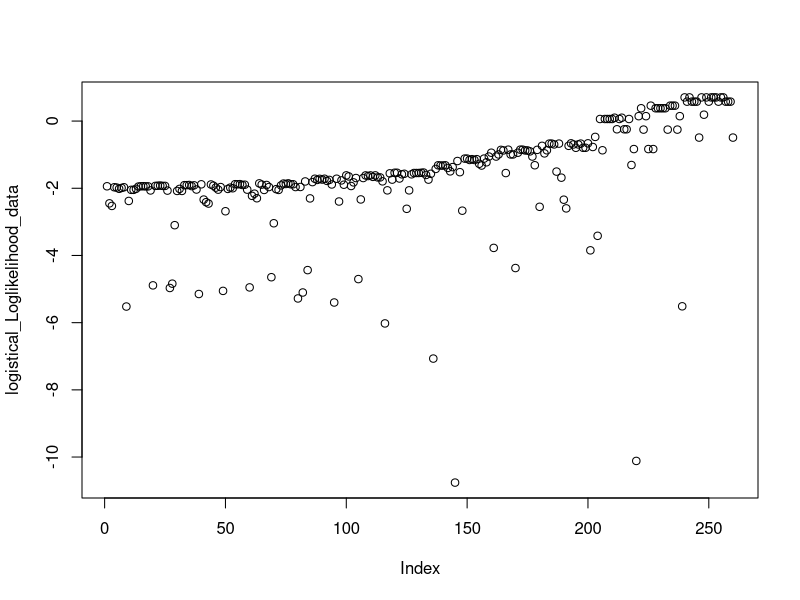
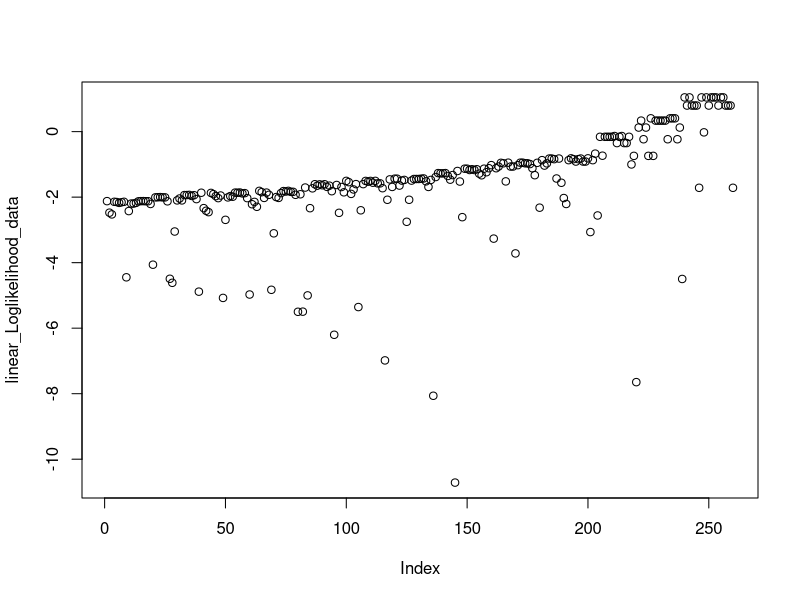
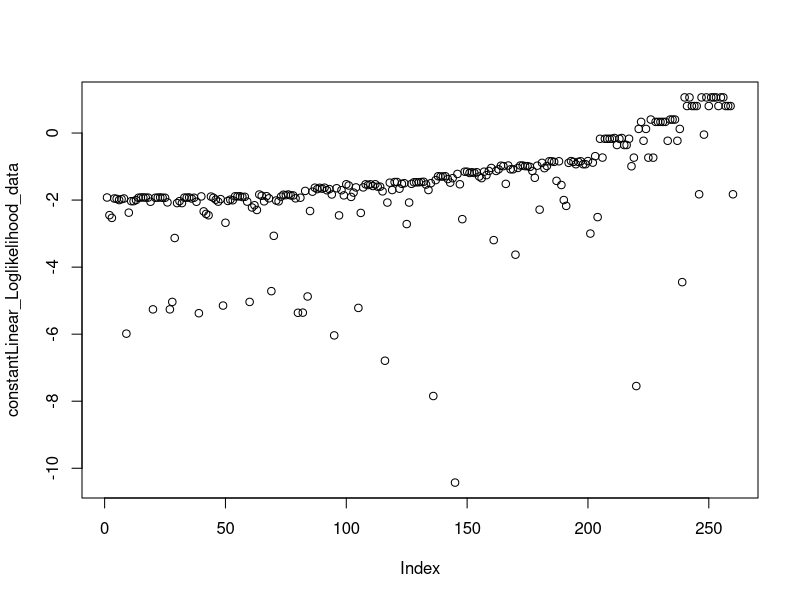
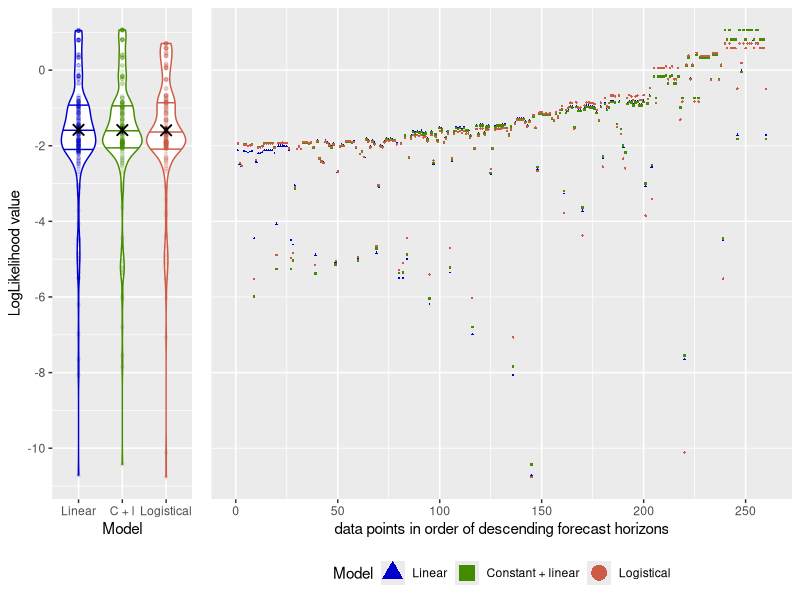

The R script that drew these images, in order:

library(readxl)
library(ggplot2)
library(ggridges)
library(scales)
library(magrittr) #for pipes 
library(dplyr)
library(tidyverse) # plotting and manipulation
library(grid)      # combining plots
library(gridExtra) # combining plots
library(ggpubr)    # combining plots
library(patchwork) # combining plots


#load excel file with transformed forecasts (including realization and naive prediction)
prediction_data_transformed <- as.data.frame(read_excel("prediction_data_transformed.xlsx"))

prediction_data_transformed <- prediction_data_transformed %>% 
  filter(!grepl('Unconditional prediction', INSTITUTION)) #remove Naive prediction from data set 


prediction_data_transformed <- prediction_data_transformed %>% 
  filter(!grepl('Statistisches Bundesamt', INSTITUTION)) #remove true GDP values from data set




#define logistical likelihood function
likelihood_logistic <- function(b, data) {
  alpha <- b[1]
  beta <- b[2]
  gamma <- b[3]
  likeli <- 0
  for(i in 1:nrow(data)) {
    #define standart deviation
    sd <- alpha / (1 + exp(-beta * (data[i,1] - gamma)))
    #define likelihood value 
    likeli <- likeli - 1/2 * log(2 * pi * (sd)^2) - (data[i,2]^2) / (2 * (sd)^2)
  }
  return (-1 * likeli) #optim function minimizes --> -1 * 
}



#define linear likelihood function
likelihood_linear <-function(b, data) {
  b1 <- b[1]
  b2 <- b[2]
  likeli <- 0
  for(i in 1:nrow(data)) {
    likeli <- likeli - 1/2 * log(2 * pi * (b1 - b2 * data[i,1])^2) - (data[i,2]^2) / (2 * (b1-b2*data[i,1])^2)
  }
  return (-1 * likeli) #optim function minimizes --> -1 * 
}



#define constant+linear likelihood function
likelihood_constantLinear <- function(b, data) {
  b1 <- b[1]
  b2 <- b[2]
  switch <- b[3]
  likeli <- 0
  for(i in 1:nrow(data)) {
    #define sd 
    if (data[i,1] <= switch) {
      sd <- b1 - b2 * switch
    } else {
      sd <- b1 - b2 * data[i,1]
    }
    likeli <- likeli - 1/2 * log(2 * pi * (sd)^2) - (data[i,2]^2) / (2 * (sd)^2)
  }
  return (-1 * likeli) #optim function minimizes --> -1 * 
}




#get data needed for ML 
ml_data <- select(prediction_data_transformed, LAG_in_months, PREL_ERROR) 
ml_data <- cbind(as.numeric(ml_data[,1]), ml_data[,2])
#order rows of data matrix in ascending order regarding forecasting horizon
ml_data_ordered <- ml_data[order(ml_data[,1], decreasing = FALSE),]


#Set parameter for k-cross validation 
#must be divisor of length(ml_data_ordered) = 260
k <- nrow(ml_data_ordered) # length of resulting data sets = 260/260 = 1
length_of_data_set <- nrow(ml_data_ordered) / k 


#for calculating average Loglikelihood (performance comparison)
logistical_loglikeli_sum <- 0
linear_loglikeli_sum <- 0 
constantLinear_loglikeli_sum <- 0

#for plotting Loglikelihood for every data point
logistical_Loglikelihood_data <- rep(0, times = k)
linear_Loglikelihood_data <- rep(0, times = k)
constantLinear_Loglikelihood_data <- rep(0, times = k)

#for calculating average b-vector 
logistical_b_vector_sum <- rep(0, times = 3)
linear_b_vector_sum <- rep(0, times = 2)
constantLinear_b_vector_sum <- rep(0, times = 3)

#for showing which data points influence b-vector optimization most 
logistical_b_vector_data <- matrix(0, nrow = k, ncol = 3)
linear_b_vector_data <- matrix(0, nrow = k, ncol = 2)
constantLinear_b_vector_data <- matrix(0, nrow = k, ncol = 3)



#iterating through the entire data set 
for (j in 0 : (k - 1)) {
  
  
  #split data set into validation and training data
  lower_bound <- (length_of_data_set*j)+1
  upper_bound <- length_of_data_set*(j+1)
  validation_data_temp <- matrix(ml_data_ordered[lower_bound : upper_bound,], ncol = 2)
  training_data_temp <- matrix(ml_data_ordered[-lower_bound : -upper_bound,], ncol = 2)
  
  
  #training and validation of the three models
      #logistical 
      logistical_b_vector_temp<- optim(par = c(2.79,-0.27,-9.5), fn = likelihood_logistic, data = training_data_temp)
      logistical_b_vector_data[j+1,] <- logistical_b_vector_temp$par
      logistical_b_vector_sum <- logistical_b_vector_sum + logistical_b_vector_temp$par
  
      logistical_likelihood_temp <- -1 * likelihood_logistic(logistical_b_vector_temp$par, validation_data_temp)
      logistical_Loglikelihood_data[j+1] <- logistical_likelihood_temp
      logistical_loglikeli_sum <- logistical_loglikeli_sum + logistical_likelihood_temp
      
      #linear 
      linear_b_vector_temp<- optim(par = c(0.1375,0.1271), fn = likelihood_linear, data = training_data_temp)
      linear_b_vector_data[j+1,] <- linear_b_vector_temp$par
      linear_b_vector_sum <- linear_b_vector_sum + linear_b_vector_temp$par
      
      linear_likelihood_temp <- -1 * likelihood_linear(linear_b_vector_temp$par, validation_data_temp)
      linear_Loglikelihood_data[j+1] <- linear_likelihood_temp
      linear_loglikeli_sum <- linear_loglikeli_sum + linear_likelihood_temp
      
      #constant+linear 
      constantLinear_b_vector_temp<- optim(par = c(0.1350,0.1307,-19.5353), fn = likelihood_constantLinear, data = training_data_temp)
      constantLinear_b_vector_data[j+1,] <- constantLinear_b_vector_temp$par
      constantLinear_b_vector_sum <- constantLinear_b_vector_sum + constantLinear_b_vector_temp$par
      
      constantLinear_likelihood_temp <- -1 * likelihood_constantLinear(constantLinear_b_vector_temp$par, validation_data_temp)
      constantLinear_Loglikelihood_data[j+1] <- constantLinear_likelihood_temp
      constantLinear_loglikeli_sum <- constantLinear_loglikeli_sum + constantLinear_likelihood_temp
      
      
      
}


#calculating means 
      #logistical
      logistical_loglikeli_mean <- logistical_loglikeli_sum / k
      logistical_b_vector_mean <- logistical_b_vector_sum / k 
      
      #linear
      linear_loglikeli_mean <- linear_loglikeli_sum / k
      linear_b_vector_mean <- linear_b_vector_sum / k 
      
      #constant + linear 
      constantLinear_loglikeli_mean <- constantLinear_loglikeli_sum / k
      constantLinear_b_vector_mean <- constantLinear_b_vector_sum / k 
    

#printing means 
      #logistical
      print(logistical_b_vector_mean)
      print(logistical_loglikeli_mean)
      
      #linear
      print(linear_b_vector_mean)
      print(linear_loglikeli_mean)
      
      #linear
      print(constantLinear_b_vector_mean)
      print(constantLinear_loglikeli_mean)

#plot LogLikelihood values for all 260 data points 
      plot(logistical_Loglikelihood_data)
      plot(linear_Loglikelihood_data)
      plot(constantLinear_Loglikelihood_data)

      

#student's t-test for different expected values
t.test(linear_Loglikelihood_data, constantLinear_Loglikelihood_data, var.equal = TRUE, alternative = "two.sided")      
t.test(linear_Loglikelihood_data, logistical_Loglikelihood_data, var.equal = TRUE, alternative = "two.sided")      
t.test(constantLinear_Loglikelihood_data, logistical_Loglikelihood_data, var.equal = TRUE, alternative = "two.sided")      


#calculate means for forecast horizon larger than 19.5353      

smaller <- filter(as.data.frame(ml_data_ordered), V1 <= -19.5353) %>% nrow()

linear_logLikelihood_long <- linear_Loglikelihood_data[1:smaller]
linear_logLikelihood_short <- linear_Loglikelihood_data[(smaller + 1):length(linear_Loglikelihood_data)]

constantLinear_logLikelihood_long <- constantLinear_Loglikelihood_data[1:smaller]
constantLinear_logLikelihood_short <- constantLinear_Loglikelihood_data[(smaller + 1):length(constantLinear_Loglikelihood_data)]

logistical_logLikelihood_long <- logistical_Loglikelihood_data[1:smaller]
logistical_logLikelihood_short <- logistical_Loglikelihood_data[(smaller + 1):length(logistical_Loglikelihood_data)]


linear_logLikelihood_mean_long <- mean(linear_logLikelihood_long)
constantLinear_logLikelihood_mean_long <- mean(constantLinear_logLikelihood_long)
logistical_logLikelihood_mean_long <- mean(logistical_logLikelihood_long)
print(linear_logLikelihood_mean_long)
print(constantLinear_logLikelihood_mean_long)
print(logistical_logLikelihood_mean_long)


linear_logLikelihood_mean_short <- mean(linear_logLikelihood_short)
constantLinear_logLikelihood_mean_short <- mean(constantLinear_logLikelihood_short)
logistical_logLikelihood_mean_short <- mean(logistical_logLikelihood_short)
print(linear_logLikelihood_mean_short)
print(constantLinear_logLikelihood_mean_short)
print(logistical_logLikelihood_mean_short)

t.test(linear_logLikelihood_long, constantLinear_logLikelihood_long, var.equal = TRUE, alternative = "two.sided")      
t.test(linear_logLikelihood_long, logistical_logLikelihood_long, var.equal = TRUE, alternative = "two.sided")      
t.test(constantLinear_logLikelihood_long, logistical_logLikelihood_long, var.equal = TRUE, alternative = "two.sided")      



#manipulate data for joint plot 

logistical_data <- cbind(c(1:length(logistical_Loglikelihood_data)), 
                         logistical_Loglikelihood_data, 
                         rep("Logistical", times = length(logistical_Loglikelihood_data)),
                         ml_data_ordered[,1])
linear_data <- cbind(c(1:length(linear_Loglikelihood_data)), 
                     linear_Loglikelihood_data, 
                     rep("Linear", times = length(linear_Loglikelihood_data)),
                     ml_data_ordered[,1])
constantLinear_data <- cbind(c(1:length(constantLinear_Loglikelihood_data)), 
                             constantLinear_Loglikelihood_data, 
                             rep("Constant + linear", times = length(constantLinear_Loglikelihood_data)),
                             ml_data_ordered[,1])

plot_data <- as.data.frame(rbind(linear_data, constantLinear_data, logistical_data))
colnames(plot_data) <- c("Data_point", "LogLikelihood_value", "Model", "Forecast_Horizon")
plot_data$Data_point <- as.numeric(plot_data$Data_point)
plot_data$LogLikelihood_value <- as.numeric(plot_data$LogLikelihood_value)
plot_data$Forecast_Horizon <- as.numeric(plot_data$Forecast_Horizon)



validation_plot1 <- ggplot(plot_data, aes(x = Data_point, y = LogLikelihood_value, color = Model, shape = Model, size = Model)) +
  geom_point() +
  scale_color_manual(breaks = c("Linear", "Constant + linear", "Logistical"),values = c("blue3", "chartreuse4","coral3")) +
  scale_shape_manual(breaks = c("Linear", "Constant + linear", "Logistical"),values = c(17, 15, 16)) +
  scale_size_manual(breaks = c("Linear", "Constant + linear", "Logistical"),values = c(0.4, 0.5,0.5)) +
  #scale_size_manual(breaks = c())
  labs(x = "data points in order of descending forecast horizons", y = "") + 
  theme(axis.title.y = element_blank(),
        axis.text.y = element_blank(),
        axis.ticks.y = element_blank()) +
  scale_x_continuous(breaks = c(0,50,100,150,200,250)) +
  theme(legend.position = "bottom") +
  guides(shape = guide_legend(override.aes = list(size = 5))) + 
  scale_fill_discrete(breaks = c("Linear", "Constant + linear", "Logistical"))




validation_plot2 <- ggplot(plot_data, aes(x = Model, y = LogLikelihood_value, color = Model)) +
  geom_violin(draw_quantiles = c(0.25,0.5,0.75)) +
  #geom_boxplot(alpha = 1, outlier.shape = NA) +
  geom_jitter(width = 0, size = 1, alpha = 0.1) + 
  stat_summary(color = "black", size = 0.7, shape = 4) +
  labs(x = "Model", y = "LogLikelihood value") + 
  scale_color_manual(breaks = c("Logistical", "Linear", "Constant + linear"),values = c("coral3","blue3", "chartreuse4"),
                     guide = guide_legend(override.aes = list(color = "white"))) +
  theme(legend.position="bottom",
        legend.text = element_text(color = "white"),
        legend.title = element_text(color = "white"),
        legend.key = element_rect(fill = "white")) +
  scale_x_discrete(limits = c("Linear", "Constant + linear", "Logistical"),
                   labels = c("Linear" = "Linear", "Constant + linear" = "C + l", "Logistical" = "Logistical")
  ) +
  scale_y_continuous(breaks = c(-10,-8,-6,-4,-2,0,2))






grid.arrange(
  validation_plot2, validation_plot1,
  nrow = 1, 
  widths = c(1,3)
  )




